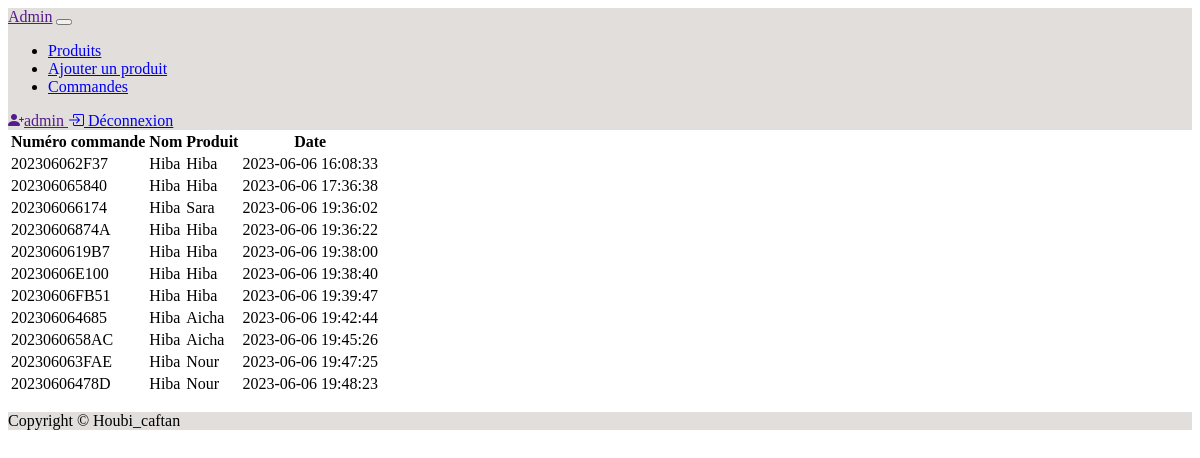
The page /admin/admin-orders.php (signed in) on the database its author committed.
### tables this page shows
CREATE TABLE IF NOT EXISTS `orders` (
  `order_id` int(11) NOT NULL AUTO_INCREMENT,
  `order_number` varchar(50) NOT NULL,
  `user_id` int(10) NOT NULL,
  `product_id` int(10) NOT NULL,
  `created` varchar(100) NOT NULL,
  PRIMARY KEY (`order_id`),
  KEY `user_id` (`user_id`),
  KEY `product_id` (`product_id`)
);

CREATE TABLE IF NOT EXISTS `user` (
  `id_user` int(11) NOT NULL AUTO_INCREMENT,
  `nompre_user` varchar(100) DEFAULT NULL,
  `email_user` varchar(100) DEFAULT NULL,
  `pass_user` varchar(250) DEFAULT NULL,
  `tel_user` varchar(10) DEFAULT NULL,
  `address_user` text DEFAULT NULL,
  `login_user` varchar(100) DEFAULT NULL,
  PRIMARY KEY (`id_user`)
);

CREATE TABLE IF NOT EXISTS `produit` (
  `id_produit` int(10) NOT NULL AUTO_INCREMENT,
  `title_produit` varchar(100) DEFAULT NULL,
  `description_produit` text DEFAULT NULL,
  `prix_produit` varchar(100) DEFAULT NULL,
  `image_produit` varchar(100) DEFAULT NULL,
  PRIMARY KEY (`id_produit`)
);

### inc/db-function.php (called while the page is built, shortened)
<?php
function connect(){
$servername   = "localhost:3307";
$username     = "root";
$password     = "";
$dbname       = "houbi_bdd";
$connexion    = new mysqli ($servername,$username,$password,$dbname);
     if($connexion){
        return $connexion;
    }else{
        die('Connexion impossible');
        }
}
function get_all_orders(){
    $bdd = connect();
    $requete_sql = "SELECT orders.*, user.*, produit.* FROM orders
    LEFT JOIN user ON orders.user_id = user.id_user LEFT JOIN produit ON produit.id_produit = orders.product_id";
     $result_sql  = $bdd->query($requete_sql);
     if($result_sql->num_rows >0){
        return $result_sql->fetch_all(MYSQLI_ASSOC);
     }
}
?>

### admin/admin-orders.php (the view, shortened to what this page needs)
<?php require $_SERVER['DOCUMENT_ROOT'].'/HOUBI2/layouts/header-admin.php'; ?>
<?php require $_SERVER['DOCUMENT_ROOT'].'/HOUBI2/inc/db-function.php'; ?>
<div class="container">
<table class="table">
  <thead>
    <tr>
      <th scope="col">Numéro commande</th>
      <th scope="col">Nom</th>
      <th scope="col">Produit</th>
      <th scope="col">Date</th>
    </tr>
  </thead>
  <tbody>
    <?php $orders = get_all_orders(); ?>
    <?php if(!empty($orders)) { ?>
    <?php foreach($orders as $order) { ?>
    <tr>
      <td><?= $order["order_number"]?></td>
      <td><?= $order["nompre_user"]?></td>
      <td><?= $order["title_produit"]?></td>
      <td><?= $order["created"]?></td>
    </tr>
    <?php } ?>
    <?php } ?>
  </tbody>
</table>
    </div>
<?php require $_SERVER['DOCUMENT_ROOT'].'/HOUBI2/layouts/footer.php'; ?>

### assets/css/style.css (style rules this page uses)
html { position: relative; min-height: 100%; }

### rows shown on the page
orders: order_number "202306062F37", user.nompre_user "Hiba", product.title_produit "Hiba", created "2023-06-06 16:08:33"
orders: order_number "202306065840", user.nompre_user "Hiba", product.title_produit "Hiba", created "2023-06-06 17:36:38"
orders: order_number "202306066174", user.nompre_user "Hiba", product.title_produit "Sara", created "2023-06-06 19:36:02"
orders: order_number "20230606874A", user.nompre_user "Hiba", product.title_produit "Hiba", created "2023-06-06 19:36:22"
orders: order_number "2023060619B7", user.nompre_user "Hiba", product.title_produit "Hiba", created "2023-06-06 19:38:00"
orders: order_number "20230606E100", user.nompre_user "Hiba", product.title_produit "Hiba", created "2023-06-06 19:38:40"
orders: order_number "20230606FB51", user.nompre_user "Hiba", product.title_produit "Hiba", created "2023-06-06 19:39:47"
orders: order_number "202306064685", user.nompre_user "Hiba", product.title_produit "Aicha", created "2023-06-06 19:42:44"
orders: order_number "2023060658AC", user.nompre_user "Hiba", product.title_produit "Aicha", created "2023-06-06 19:45:26"
orders: order_number "202306063FAE", user.nompre_user "Hiba", product.title_produit "Nour", created "2023-06-06 19:47:25"
orders: order_number "20230606478D", user.nompre_user "Hiba", product.title_produit "Nour", created "2023-06-06 19:48:23"

### other values the page prints
$_SESSION["login_admin"] "admin"
